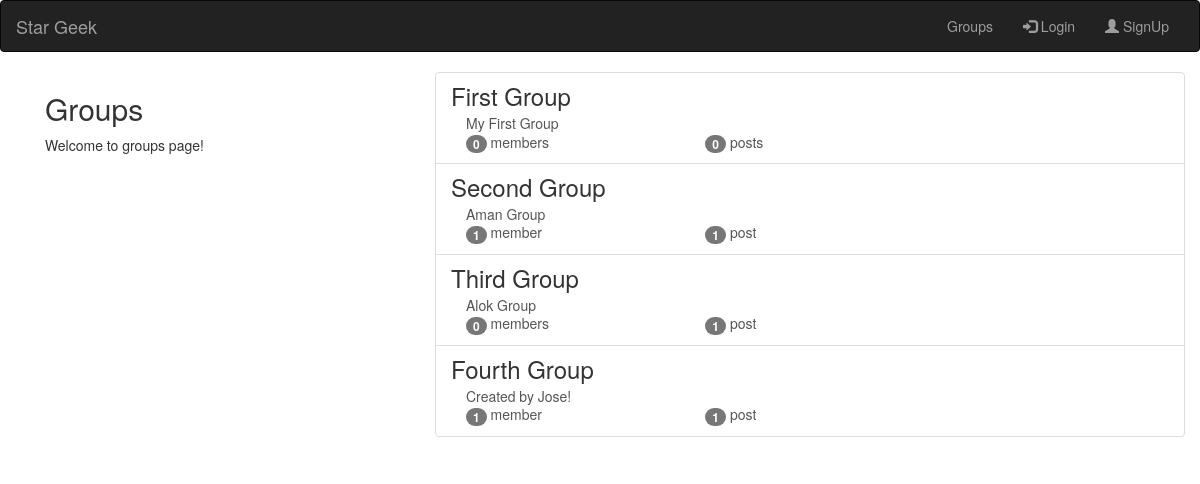
The app's page /groups/ with its own data.
### groups/models.py (models this page shows, shortened)
class Group(models.Model):
    name = models.CharField(max_length = 255,unique = True)
    slug = models.SlugField(allow_unicode = True,unique = True)
    description = models.TextField(default = '')
    members = models.ManyToManyField(User,related_name = "group")

### groups/views.py (the view)
class ListGroups(ListView):
    model = Group

### groups/templates/groups/group_list.html (shortened to what this page needs)
{% extends "groups/group_base.html" %}
{% block pregroup %}
  <div class="col-md-4">
    <div class="content">
      <h2>Groups</h2>
      <p>Welcome to groups page!</p>
    </div>
  </div>
{% endblock %}
{% block group_content %}
  <div class="col-md-8">
    <div class="list-group">
      {% for group in object_list %}
        <a class="list-group-item" href="{% url 'groups:single' slug=group.slug %}">
          <h3 class="list-group-item-heading">{{group.name}}</h3>
          <div class="list-group-item-text container-fluid">
            {{group.description|safe}}
            <div class="row">
                <div class="col-md-4">
                    <span class='badge'>{{group.members.count}}</span>
                    member{{group.members.count|pluralize}}
                </div>
                <div class="col-md-4">
                    <span class='badge'>{{group.posts.count}}</span>
                    post{{group.posts.count|pluralize}}
                </div>
              </div>
          </div>
        </a>
      {% endfor %}
    </div>
  </div>
{% endblock%}

### groups/templates/groups/group_base.html (shortened to what this page needs)
{% extends "base.html" %}
{% block content %}
  <div class="container">
    <div class="row">
      {% block pregroup %}{% endblock %}
      {% block group_content %}{% endblock %}
    </div>
  </div>
{% endblock %}

### templates/base.html (shortened to what this page needs)
<!DOCTYPE html>
{% load staticfiles %}
<html lang="en" dir="ltr">
  <head>
    <link rel="stylesheet" href="https://maxcdn.bootstrapcdn.com/bootstrap/3.4.0/css/bootstrap.min.css">
    </head>
  <body>
    <nav class="navbar navbar-inverse">
  <div class="container-fluid">
    <div class="navbar-header">
     <a class="navbar-brand mynav" href="{% url 'home' %}">Star Geek</a>
    </div>
    <div class="collapse navbar-collapse" id="myNavbar">
      <ul class="nav navbar-nav navbar-right">
    {% if user.is_authenticated %}
      <li><a href="{% url 'posts:create' %}">Posts</a></li>
      <li><a href="{% url 'groups:all' %}">Groups</a></li>
      <li><a href="{% url 'groups:create' %}">CreateGroup</a></li>
      <li><a href="{% url 'accounts:logout' %}"><span class="glyphicon glyphicon-log-out"></span> Logout</a></li>
    {% else %}
      <li><a href="{% url 'groups:all' %}">Groups</a></li>
      <li><a href="{% url 'accounts:login' %}"><span class="glyphicon glyphicon-log-in"></span> Login</a></li>
      <li><a href="{% url 'accounts:signup' %}"><span class="glyphicon glyphicon-user"></span> SignUp</a></li>
    {% endif %}
</ul>
    </div>
  </div>
</nav>
    <div class="container mycontentent">
      {% block content %}
      {% endblock %}
    </div>
  </body>
</html>

### records on screen
Group: name "First Group", description "My First Group", members.count "0", posts.count "0"
Group: name "Second Group", description "Aman Group", members.count "1", posts.count "1"
Group: name "Third Group", description "Alok Group", members.count "0", posts.count "1"
Group: name "Fourth Group", description "Created by Jose!", members.count "1", posts.count "1"
